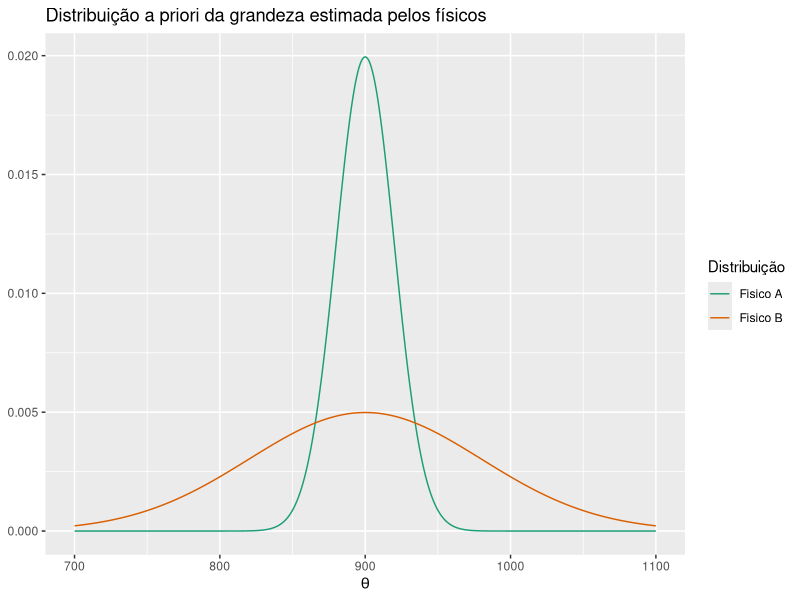
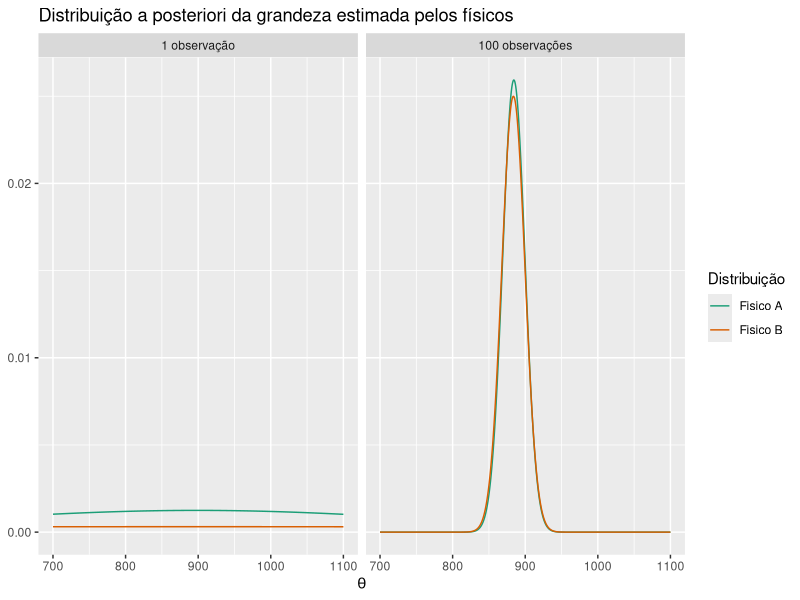
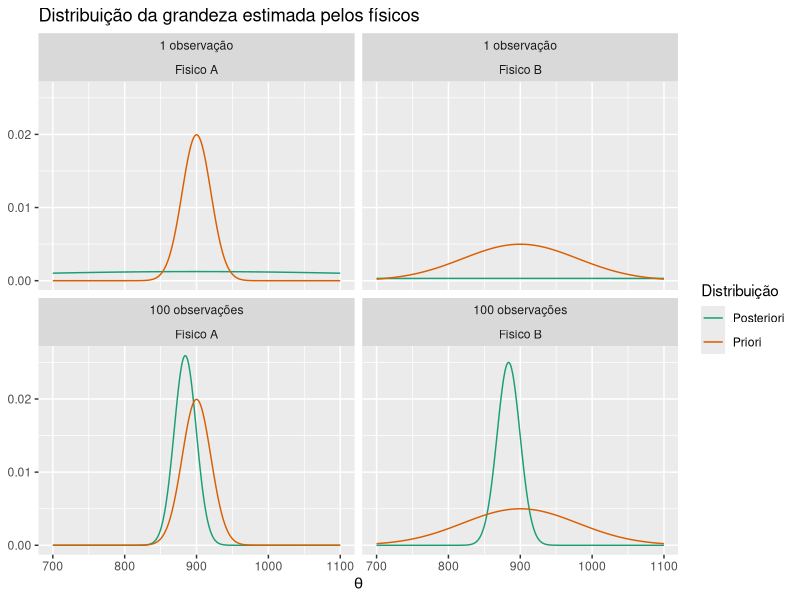
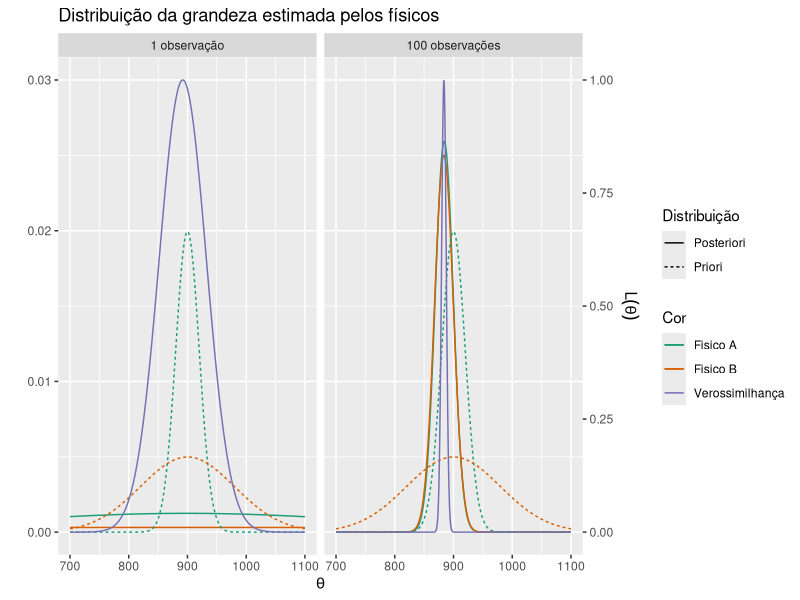
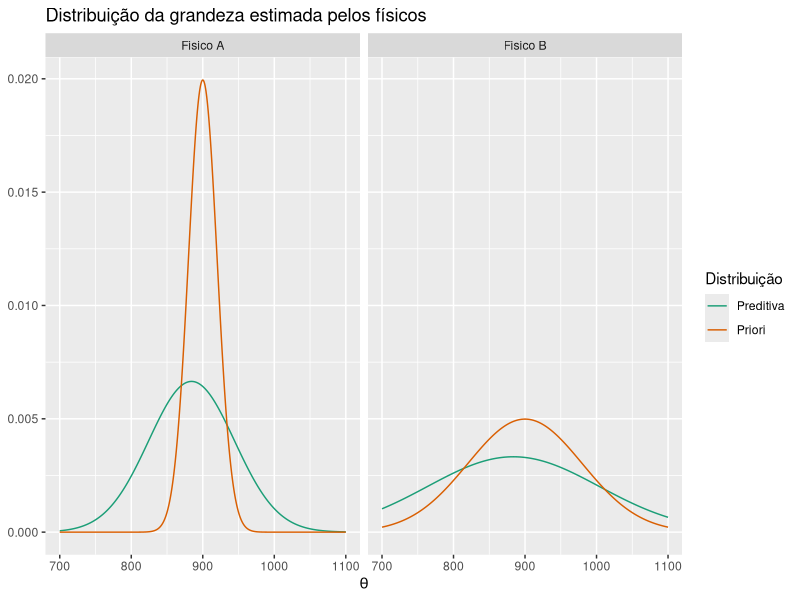

Generate these figures, in order, with R:
## ---- chunk 1
knitr::opts_chunk$set(echo = TRUE)
## ---- chunk 2
library(tidyverse)

dados <- c(921.3429, 910.8055, 879.7302, 899.3456, 837.7587, 880.95, 830.4974, 856.1041, 777.5677, 983.3444, 981.048, 863.2836, 943.1702, 904.5064, 831.879, 854.2947, 920.2139, 839.7896, 897.0014, 839.3796, 872.4004, 884.6379, 892.7966, 897.9938, 840.228, 823.2803, 903.4257, 798.5764, 862.5581, 938.8837, 894.951, 871.0477, 863.9725, 857.6077, 856.3452, 906.6818, 859.7368, 876.7236, 868.8648, 900.386, 839.8117, 878.5936, 866.6935, 921.2941, 877.8528, 897.6217, 894.6499, 830.6403, 935.6717, 948.9588, 888.0726, 788.6694, 877.4076, 863.1756, 982.6952, 934.724, 898.8038, 874.8416, 905.8379, 843.0447, 877.0727, 894.5569, 959.8427, 826.6365, 907.9904, 912.9051, 912.4662, 975.3224, 922.8291, 934.6569, 953.236, 833.5084, 842.0623, 885.3881, 918.0987, 842.0927, 875.6968, 826.3312, 870.4634, 866.2226, 845.4767, 914.2475, 922.4006, 832.359, 877.5627, 887.8087, 879.4061, 925.3103, 877.6632, 877.3689, 854.1189, 904.5891, 882.893, 866.3494, 892.4554, 908.3249, 873.6439, 914.1283, 879.8893, 843.1085)


# gera a priori e a posteriori de uma normal com media desconhecida e sigma conhecido

norm <- function(samp, sigma = 40, mu = 900, tau0 = 20){

   n <- length(samp)
   xbar <- mean(samp)
   
   ver <- function(x) exp(- n/(2*sigma^2) * (xbar - x)^2)
   
   
   mu.post <- (tau0^(-2)*mu + n*sigma^(-2)*xbar)/ (tau0^(-2) + n * sigma^(-2))
   sigma.post <- (tau0^(-2) + n*sigma^(-2))^(-1)
   
   theta <- seq(mu - 10* sigma, mu + 10 * sigma,0.5)
   
   
   tibble(theta = theta,
          priori = dnorm(theta,mu,tau0),
          post = dnorm(theta,mu.post,sigma.post),
          ver = ver(theta),
          pred = dnorm(theta,mu.post,tau0+sigma))

}


## ---- chunk 3

a <- rbind(norm(dados, tau0 = 20) %>% mutate(cor = "Fisico A", obs = "100 observações"),
            norm(dados, tau0 = 80) %>% mutate(cor = "Fisico B", obs = "100 observações"),
            norm(892, tau0 = 20) %>% mutate(cor = "Fisico A", obs = "1 observação"),
            norm(892, tau0 = 80) %>% mutate(cor = "Fisico B", obs = "1 observação"))

a %>% filter(obs == "100 observações") %>%
  ggplot(aes(x = theta)) +
  geom_line(aes(y = priori, color = cor)) +
  scale_colour_brewer(name = "Distribuição", type = "qual", palette = "Dark2")+
  scale_x_continuous(name = expression(theta), limits = c(700, 1100))+
     theme(axis.title.y=element_blank()) +
  ggtitle("Distribuição a priori da grandeza estimada pelos físicos")

## ---- chunk 4
a %>%
  ggplot(aes(x = theta)) +
  geom_line(aes(y = post, color = cor)) +
  #geom_line(aes(y = 0.03* ver, colour = "Verossimilhança")) +
  scale_colour_brewer(name = "Distribuição", type = "qual", palette = "Dark2")+
  scale_x_continuous(name = expression(theta), limits = c(700, 1100))+
     theme(axis.title.y=element_blank()) +
  ggtitle("Distribuição a posteriori da grandeza estimada pelos físicos") +
  facet_wrap(~obs)

## ---- chunk 5
a %>%
  ggplot(aes(x = theta)) +
  geom_line(aes(y = post, color = "Posteriori")) +
  geom_line(aes(y = priori, color = "Priori")) +
  #geom_line(aes(y = pred, color = "Preditiva")) +
  #geom_line(aes(y = 0.03* ver, colour = "Verossimilhança")) +
  scale_colour_brewer(name = "Distribuição", type = "qual", palette = "Dark2")+
  scale_x_continuous(name = expression(theta), limits = c(700, 1100))+
     theme(axis.title.y=element_blank()) +
  ggtitle("Distribuição da grandeza estimada pelos físicos")+
  facet_wrap(obs~cor)

## ---- chunk 6
coeff <- 0.03
a %>%
  ggplot(aes(x = theta)) +
  geom_line(aes(y = post, color = cor, linetype = "Posteriori")) +
  geom_line(aes(y = priori, color = cor, linetype = "Priori")) +
  geom_line(aes(y = coeff* ver, colour = "Verossimilhança")) +
  scale_colour_brewer(name = "Cor", type = "qual", palette = "Dark2")+
  scale_x_continuous(name = expression(theta), limits = c(700, 1100))+
 #    theme(axis.title.y=element_blank()) +
  scale_y_continuous(name = " ",
                     sec.axis = sec_axis(~.*1/coeff, name=expression(L(theta))))+
  ggtitle("Distribuição da grandeza estimada pelos físicos")+
  scale_linetype(name = "Distribuição") +
  facet_wrap(~obs)

## ---- chunk 7

tibble(      Fisico = c("A","B"),
             Media.pri = c(900, 900),
             Media.pos.100 = c(884.314,883.7272),
             Media.pos.1 = c(898.4 ,893.6),
             SD.pri = c(20, 80),
             SD.pos.100 = c(15.3846, 15.9601),
             SD.pos.1 = c(320 ,1280)) %>% 
  knitr::kable(col.names = c ("Físico", "$\\mu_0$", "$\\mu_1(n = 100)$", "$\\mu_1(n = 1)$", "$\\tau_0$", "$\\tau_1(n = 100)$", "$\\tau_1(n = 1)$"))

## ---- chunk 8
a %>% filter(obs == "100 observações") %>% 
  ggplot(aes(x = theta)) +
  geom_line(aes(y = pred, color = "Preditiva")) +
  geom_line(aes(y = priori, color = "Priori")) +
  scale_colour_brewer(name = "Distribuição", type = "qual", palette = "Dark2")+
  scale_x_continuous(name = expression(theta), limits = c(700, 1100))+
     theme(axis.title.y=element_blank()) +
  ggtitle("Distribuição da grandeza estimada pelos físicos")+
  facet_wrap(~cor)

